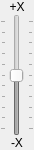
<?xml version="1.0" encoding="UTF-8"?>
<ui version="4.0">
 <class>GamepadAxisWidget</class>
 <widget class="QWidget" name="GamepadAxisWidget">
  <property name="geometry">
   <rect>
    <x>0</x>
    <y>0</y>
    <width>34</width>
    <height>150</height>
   </rect>
  </property>
  <property name="minimumSize">
   <size>
    <width>30</width>
    <height>150</height>
   </size>
  </property>
  <layout class="QHBoxLayout" name="horizontalLayout">
   <property name="spacing">
    <number>0</number>
   </property>
   <property name="leftMargin">
    <number>0</number>
   </property>
   <property name="topMargin">
    <number>0</number>
   </property>
   <property name="rightMargin">
    <number>0</number>
   </property>
   <property name="bottomMargin">
    <number>0</number>
   </property>
   <item>
    <layout class="QVBoxLayout" name="verticalLayout">
     <item>
      <widget class="QLabel" name="titleTop">
       <property name="styleSheet">
        <string notr="true">font: 75 11pt &quot;MS Shell Dlg 2&quot;;</string>
       </property>
       <property name="text">
        <string>+X</string>
       </property>
       <property name="alignment">
        <set>Qt::AlignCenter</set>
       </property>
      </widget>
     </item>
     <item>
      <widget class="QSlider" name="slider">
       <property name="enabled">
        <bool>false</bool>
       </property>
       <property name="sizePolicy">
        <sizepolicy hsizetype="Expanding" vsizetype="Expanding">
         <horstretch>0</horstretch>
         <verstretch>0</verstretch>
        </sizepolicy>
       </property>
       <property name="minimum">
        <number>-5</number>
       </property>
       <property name="maximum">
        <number>5</number>
       </property>
       <property name="orientation">
        <enum>Qt::Vertical</enum>
       </property>
       <property name="tickPosition">
        <enum>QSlider::TicksBothSides</enum>
       </property>
      </widget>
     </item>
     <item>
      <widget class="QLabel" name="titleBottom">
       <property name="styleSheet">
        <string notr="true">font: 75 11pt &quot;MS Shell Dlg 2&quot;;</string>
       </property>
       <property name="text">
        <string>-X</string>
       </property>
       <property name="alignment">
        <set>Qt::AlignCenter</set>
       </property>
      </widget>
     </item>
    </layout>
   </item>
  </layout>
 </widget>
 <resources/>
 <connections/>
</ui>
